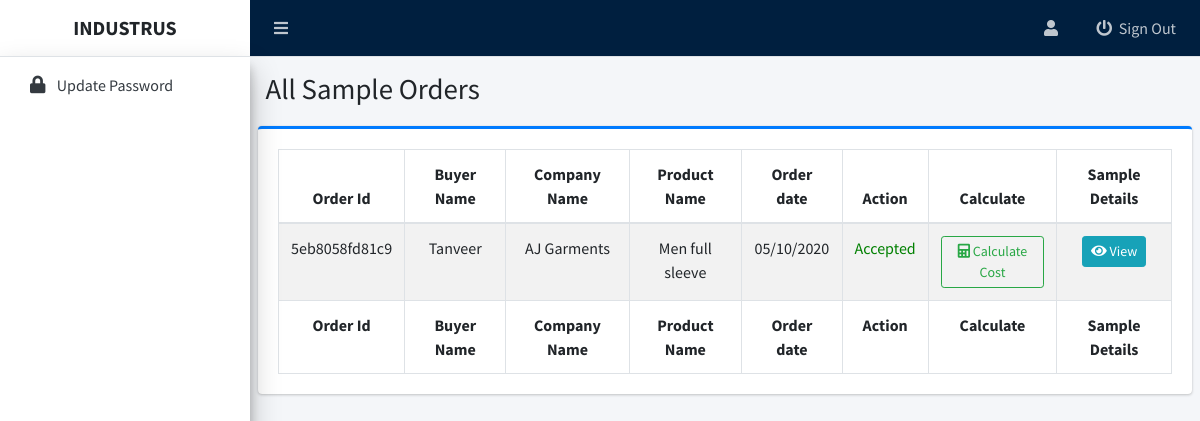
Before: /admin/sample-requests.php with the older database file.
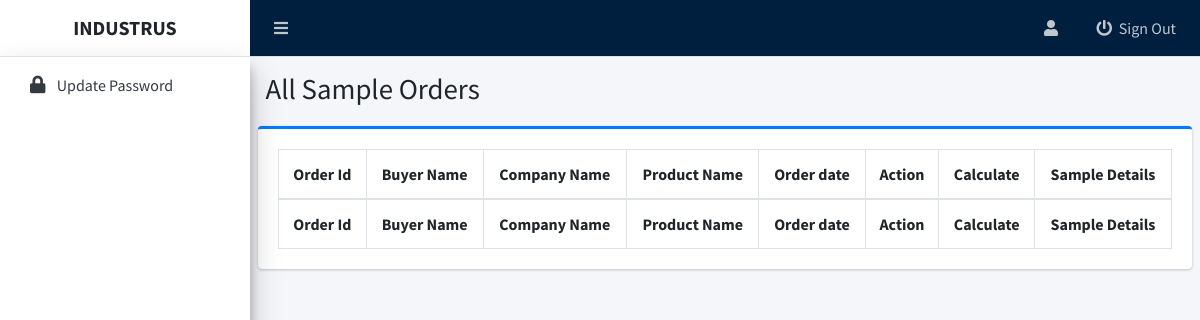
After: the same page with the newer database file.
### tables this page shows
CREATE TABLE `order_details` (
  `orderId` varchar(50) NOT NULL,
  `user_id` int(11) NOT NULL,
  `buyerName` varchar(200) NOT NULL,
  `companyName` varchar(200) NOT NULL,
  `productName` varchar(100) NOT NULL,
  `productPrice` varchar(100) NOT NULL,
  `composition` varchar(100) NOT NULL,
  `fabricsWeight` varchar(100) NOT NULL,
  `samplePcs` varchar(10) NOT NULL,
  `fabricConstruction` varchar(100) NOT NULL,
  `febricDescription` varchar(100) NOT NULL,
  `productSketch` varchar(200) NOT NULL,
  `yarnDescription` varchar(150) NOT NULL,
  `frontMeasurementSketch` varchar(200) NOT NULL,
  `backMeasurementSketch` varchar(200) NOT NULL,
  `collarMeasurementSketch` varchar(200) NOT NULL,
  `frontSewingSkecth` varchar(200) NOT NULL,
  `frontPlacketSkecth` varchar(200) NOT NULL,
  `slideSlitSkecth` varchar(200) NOT NULL,
  `pcs_per_box` varchar(15) NOT NULL,
  `shipmentDate` varchar(100) NOT NULL,
  `detailOrderDate` varchar(100) NOT NULL,
  `sampleOrderDate` varchar(100) NOT NULL,
  `finishedDate` varchar(50) NOT NULL,
  `status` int(11) NOT NULL DEFAULT 0 COMMENT '0=sampledefault,1=sample_accepted,2=sample_rejected,3=pendingDetails,4 = userImputted,5=task-allocated,6=Order-in-production, 7 =order_finished'
);

### admin/sample-requests.php (the view, shortened to what this page needs)
<?php
include 'includes/admin-header.php';
include 'includes/admin-navbar.php';
include 'includes/admin-sidebar.php';
$conn = connect();
$sql = "SELECT * FROM order_details WHERE status = 0 OR status=1";
$stmt = $conn->prepare($sql);
$stmt->execute();
$result = $stmt->get_result();
while ($data = $result->fetch_assoc()) {
    $row[] = $data;
}
?>
<section class="content-header">
    <div class="container-fluid">
        <div class="row">
            <div class="col-sm-6">
                <h1>All Sample Orders </h1>
            </div>
        </div>
    </div>
</section>
<section class="content py-1">
    <div class="card card-primary card-outline">
        <div class="card-body">
            <table id="example2" class="table table-bordered table-hover table-striped text-center">
                <thead>
                    <tr class="">
                        <th>Order Id</th>
                        <th>Buyer Name</th>
                        <th>Company Name</th>
                        <th>Product Name</th>
                        <th>Order date</th>
                        <th>Action</th>
                        <th>Calculate</th>
                        <th>Sample Details</th>
                    </tr>
                </thead>
                <tbody>
                    <?php
                    if (isset($row)) {
                        foreach ($row as $value) { ?>
                            <tr>
                                <td><?= $value['orderId'] ?></td>
                                <td><?= $value['buyerName'] ?></td>
                                <td><?= $value['companyName'] ?></td>
                                <td><?= $value['productName'] ?></td>
                                <td><?= $value['sampleOrderDate'] ?></td>
                                <td style='white-space: nowrap;color:green;'>
                                    <?php if ($value['status'] == 0) { ?>
                                        <form id="form" action="controllers/orderController" method="post">
                                            <input type="hidden" name="orderId" value="<?= $value['orderId'] ?>">
                                            <button class="btn btn-outline-success btn-sm pull-right" name="accept-sample" type="submit"><i class=" fas fa-plus-circle"></i>Accept</button>
                                            <button class="btn btn-outline-danger btn-sm pull-left" id="decline" type="submit"><i class="fas fa-trash"></i>Decline</button>
                                        </form>
                                    <?php } else if (($value['status'] == 1)) {
                                        echo 'Accepted';
                                    } ?>
                                </td>
                                <td>
                                    <?php if (($value['status'] == 1)) { ?>
                                        <a href="calculate-cost?order-id=<?= $value['orderId'] ?>" class="btn btn-outline-success btn-sm print"><i class="fas fa-calculator"></i> Calculate Cost</a>
                                    <?php } else {
                                        echo 'Accept First';
                                    } ?>
                                </td>
                                <td><a href="view-sample-details?order-id=<?= $value['orderId'] ?>" class="btn btn-info btn-sm"><i class="fas fa-eye"></i> View</a></td>
                            </tr>
                    <?php }
                    } ?>
                </tbody>
                <tfoot>
                    <tr>
                        <th>Order Id</th>
                        <th>Buyer Name</th>
                        <th>Company Name</th>
                        <th>Product Name</th>
                        <th>Order date</th>
                        <th>Action</th>
                        <th>Calculate</th>
                        <th>Sample Details</th>
                    </tr>
                </tfoot>
            </table>
        </div>
    </div>
</section>
<?php include 'includes/admin-footer.php'; ?>
</body>
</html>

Changed rows visible on the page:
removed order_details: orderId "5eb8058fd81c9", buyerName "Tanveer", companyName "AJ Garments", productName "Men full sleeve", sampleOrderDate "05/10/2020", status "Accepted"
